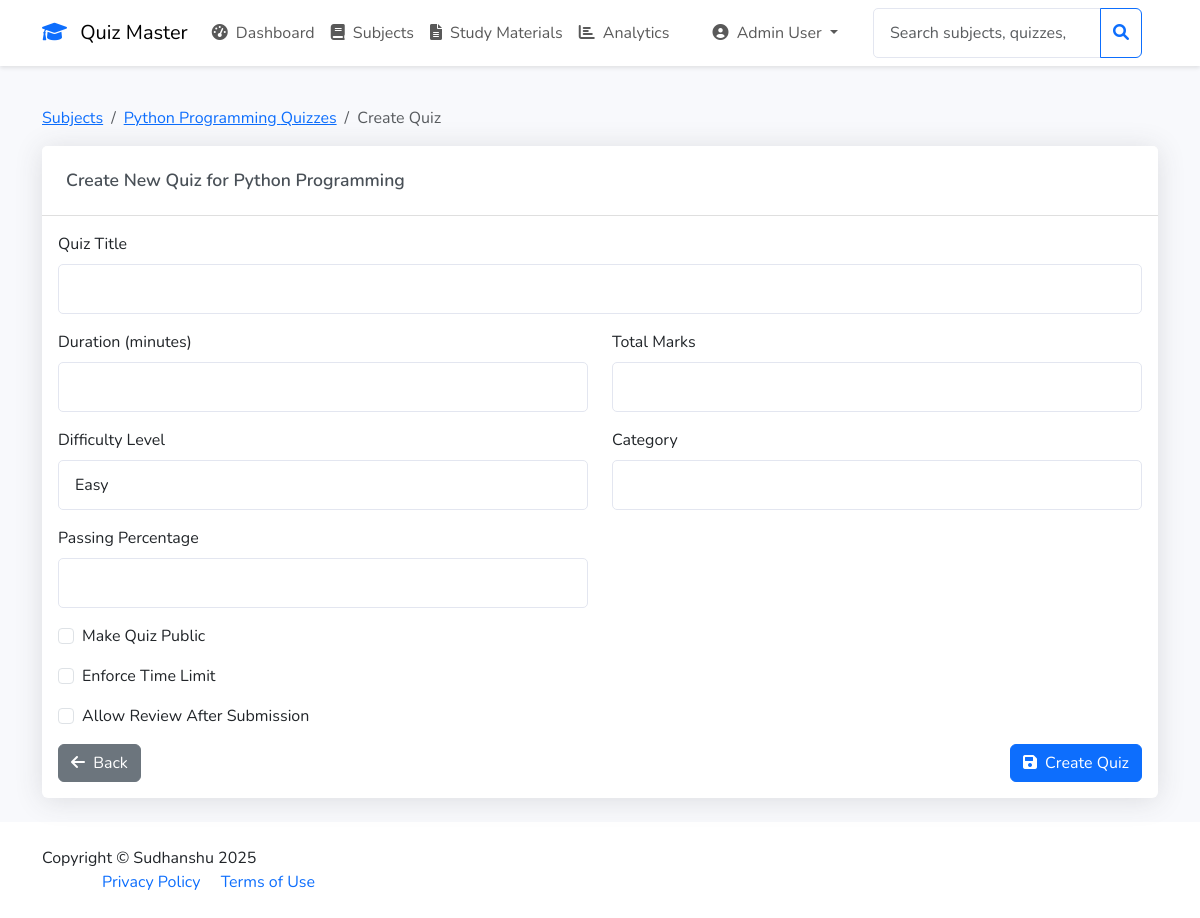
Screenshot of /admin/subject/1/quiz/create (signed in) with the database file from the repository.
### app/models/user.py (models this page shows, shortened)
class User(UserMixin, db.Model):
    __tablename__ = 'user'
    id = db.Column(db.Integer, primary_key=True)
    email = db.Column(db.String(120), unique=True, nullable=False)
    password_hash = db.Column(db.String(256), nullable=False)
    full_name = db.Column(db.String(100), nullable=False)
    qualification = db.Column(db.String(100), nullable=True)
    dob = db.Column(db.Date, nullable=True)
    is_admin = db.Column(db.Boolean, default=False)
    created_at = db.Column(db.DateTime, default=datetime.utcnow)
    scores = db.relationship('Score', backref='user', lazy=True)
    achievements = db.relationship('Achievement', backref='user', lazy=True)

### app/models/subject.py (models this page shows)
class Subject(db.Model):
    id = db.Column(db.Integer, primary_key=True)
    name = db.Column(db.String(100), nullable=False)
    description = db.Column(db.Text, nullable=True)
    created_at = db.Column(db.DateTime, default=datetime.utcnow)
    chapters = db.relationship('Chapter', backref='subject', lazy=True)

### app/routes.py (the view, shortened to what this page needs)
@admin_bp.route('/subject/<int:subject_id>/quiz/create', methods=['GET', 'POST'])
@admin_required
def create_quiz(subject_id):
    subject = Subject.query.get_or_404(subject_id)
    form = QuizForm()
    return render_template('admin/create_quiz.html', form=form, subject=subject)

### app/forms.py
class QuizForm(FlaskForm):
    title = StringField('Quiz Title', validators=[DataRequired(), Length(min=3, max=100)])
    duration = IntegerField('Duration (minutes)', validators=[DataRequired(), NumberRange(min=1)])
    total_marks = IntegerField('Total Marks', validators=[DataRequired(), NumberRange(min=1)])
    difficulty = SelectField('Difficulty Level',
                           choices=[('easy', 'Easy'),
                                  ('medium', 'Medium'),
                                  ('hard', 'Hard')],
                           validators=[DataRequired()])
    category = StringField('Category', validators=[DataRequired(), Length(max=50)])
    passing_percentage = IntegerField('Passing Percentage',
                                    validators=[DataRequired(),
                                              NumberRange(min=1, max=100)])
    is_public = BooleanField('Make Quiz Public')
    time_limit_enforced = BooleanField('Enforce Time Limit')
    allow_review = BooleanField('Allow Review After Submission')
    submit = SubmitField('Create Quiz')

### app/__init__.py (called while the page is built)
def create_app():
    app = Flask(__name__)
    app.config.from_object(Config)
    db.init_app(app)
    login_manager.init_app(app)
    mail.init_app(app)
    @login_manager.user_loader
    def load_user(id):
        return User.query.get(int(id))
    @app.template_filter('strftime')
    def _jinja2_filter_datetime(date, fmt=None):
        if fmt is None:
            fmt = '%Y-%m-%d %H:%M'
        return date.strftime(fmt) if date else ''
    from app.routes import auth_bp, admin_bp, user_bp, main_bp
    app.register_blueprint(main_bp)
    app.register_blueprint(auth_bp)
    app.register_blueprint(admin_bp)
    app.register_blueprint(user_bp)
    return app

### app/routes.py (called while the page is built)
def admin_required(f):
    @wraps(f)
    def decorated_function(*args, **kwargs):
        if not current_user.is_authenticated:
            return redirect(url_for('auth.login'))
        if not current_user.is_admin:
            flash('Access denied. Admin privileges required.', 'danger')
            return redirect(url_for('user.dashboard'))
        return f(*args, **kwargs)
    return decorated_function

### app/templates/admin/create_quiz.html (shortened to what this page needs)
{% extends "base.html" %}
{% block content %}
<div class="container">
    <nav aria-label="breadcrumb" class="mt-3">
        <ol class="breadcrumb">
            <li class="breadcrumb-item"><a href="{{ url_for('admin.manage_subjects') }}">Subjects</a></li>
            <li class="breadcrumb-item"><a href="{{ url_for('admin.subject_quizzes', subject_id=subject.id) }}">{{ subject.name }} Quizzes</a></li>
            <li class="breadcrumb-item active">Create Quiz</li>
        </ol>
    </nav>
    <div class="card">
        <div class="card-header">
            <h3 class="card-title mb-0">Create New Quiz for {{ subject.name }}</h3>
        </div>
        <div class="card-body">
            <form method="POST">
                <div class="mb-3">
                    {{ form.title.label(class="form-label") }}
                    {{ form.title(class="form-control") }}
                </div>
                <div class="row mb-3">
                    <div class="col-md-6">
                        {{ form.duration.label(class="form-label") }}
                        {{ form.duration(class="form-control") }}
                    </div>
                    <div class="col-md-6">
                        {{ form.total_marks.label(class="form-label") }}
                        {{ form.total_marks(class="form-control") }}
                    </div>
                </div>
                <div class="row mb-3">
                    <div class="col-md-6">
                        {{ form.difficulty.label(class="form-label") }}
                        {{ form.difficulty(class="form-control") }}
                    </div>
                    <div class="col-md-6">
                        {{ form.category.label(class="form-label") }}
                        {{ form.category(class="form-control") }}
                    </div>
                </div>
                <div class="row mb-3">
                    <div class="col-md-6">
                        {{ form.passing_percentage.label(class="form-label") }}
                        {{ form.passing_percentage(class="form-control") }}
                    </div>
                </div>
                <div class="mb-3">
                    <div class="form-check">
                        {{ form.is_public(class="form-check-input") }}
                        {{ form.is_public.label(class="form-check-label") }}
                    </div>
                </div>
                <div class="mb-3">
                    <div class="form-check">
                        {{ form.time_limit_enforced(class="form-check-input") }}
                        {{ form.time_limit_enforced.label(class="form-check-label") }}
                    </div>
                </div>
                <div class="mb-3">
                    <div class="form-check">
                        {{ form.allow_review(class="form-check-input") }}
                        {{ form.allow_review.label(class="form-check-label") }}
                    </div>
                </div>
                <div class="d-flex justify-content-between">
                    <a href="{{ url_for('admin.subject_quizzes', subject_id=subject.id) }}" class="btn btn-secondary">
                        <i class="fas fa-arrow-left me-1"></i> Back
                    </a>
                    <button type="submit" class="btn btn-primary">
                        <i class="fas fa-save me-1"></i> Create Quiz
                    </button>
                </div>
            </form>
        </div>
    </div>
</div>
{% endblock %}

### app/templates/base.html (shortened to what this page needs)
<!DOCTYPE html>
<html lang="en">
<head>
    <link href="https://cdn.jsdelivr.net/npm/bootstrap@5.3.0/dist/css/bootstrap.min.css" rel="stylesheet">
    <link href="https://cdnjs.cloudflare.com/ajax/libs/font-awesome/6.0.0/css/all.min.css" rel="stylesheet">
    <link href="{{ url_for('static', filename='css/style.css') }}" rel="stylesheet">
</head>
<body>
    <nav class="navbar navbar-expand-lg navbar-light bg-white">
        <div class="container">
            <a class="navbar-brand" href="{{ url_for('main.index') }}">
                <i class="fas fa-graduation-cap text-primary me-2"></i>
                Quiz Master
            </a>
            <div class="collapse navbar-collapse" id="navbarNav">
                {% if current_user.is_authenticated %}
                    {% if current_user.is_admin %}
                        <ul class="navbar-nav me-auto">
                            <li class="nav-item">
                                <a class="nav-link" href="{{ url_for('admin.dashboard') }}">
                                    <i class="fas fa-tachometer-alt me-1"></i> Dashboard
                                </a>
                            </li>
                            <li class="nav-item">
                                <a class="nav-link" href="{{ url_for('admin.manage_subjects') }}">
                                    <i class="fas fa-book me-1"></i> Subjects
                                </a>
                            </li>
                            <li class="nav-item">
                                <a class="nav-link" href="{{ url_for('admin.manage_study_materials') }}">
                                    <i class="fas fa-file-alt me-1"></i> Study Materials
                                </a>
                            </li>
                            <li class="nav-item">
                                <a class="nav-link" href="{{ url_for('admin.quiz_analytics') }}">
                                    <i class="fas fa-chart-bar me-1"></i> Analytics
                                </a>
                            </li>
                        </ul>
                    {% endif %}
                    <ul class="navbar-nav">
                        <li class="nav-item dropdown">
                            <a class="nav-link dropdown-toggle" href="#" id="userDropdown" role="button" data-bs-toggle="dropdown">
                                <i class="fas fa-user-circle me-1"></i>
                                {{ current_user.full_name }}
                            </a>
                        </li>
                    </ul>
                {% endif %}
                {% if current_user.is_authenticated %}
                    <form class="d-flex ms-auto me-3" method="GET"
                          action="{{ url_for('admin.admin_search' if current_user.is_admin else 'user.user_search') }}">
                        <div class="input-group">
                            <input type="search" name="q" class="form-control"
                                   placeholder="{{ 'Search subjects, quizzes, or users...' if current_user.is_admin else 'Search quizzes...' }}">
                            <button class="btn btn-outline-primary" type="submit">
                                <i class="fas fa-search"></i>
                            </button>
                        </div>
                    </form>
                {% endif %}
            </div>
        </div>
    </nav>
    <main class="py-4">
        {% block content %}{% endblock %}
    </main>
    <footer class="bg-white py-4 mt-auto">
        <div class="container">
            <div class="row align-items-center">
                <div class="col-lg-6 text-lg-start">
                    Copyright &copy; Sudhanshu 2025
                <div class="col-lg-6 text-lg-end">
                    <a href="#" class="text-decoration-none me-3">Privacy Policy</a>
                    <a href="#" class="text-decoration-none">Terms of Use</a>
                </div>
            </div>
        </div>
    </footer>
</body>
</html>

### app/static/css/style.css (style rules this page uses)
:root { --primary-color: #4e73df; --secondary-color: #858796; --success-color: #1cc88a; --info-color: #36b9cc; --warning-color: #f6c23e; --danger-color: #e74a3b; --light-color: #f8f9fc; --dark-color: #5a5c69; }
body { font-family: 'Nunito', sans-serif; background-color: #f8f9fc; }
.navbar { box-shadow: 0 2px 4px rgba(0,0,0,.1); }
.card { border: none; box-shadow: 0 0.15rem 1.75rem 0 rgba(58, 59, 69, 0.15); transition: transform 0.2s ease-in-out; }
.form-control { border-radius: 5px; padding: 0.75rem 1rem; border: 1px solid #e3e6f0; }
.card-header { background-color: #fff; border-bottom: 1px solid rgba(0, 0, 0, 0.125); padding: 1.5rem; }
.card-title { color: #495057; font-size: 1.1rem; font-weight: 600; margin-bottom: 1rem; }

### rows the page displays
User: full_name "Admin User", q "Search subjects, quizzes, or users..."
Subject: name "Python Programming"
